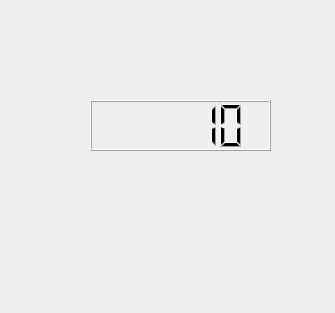
<?xml version="1.0" encoding="UTF-8"?>
<ui version="4.0">
 <class>Widget</class>
 <widget class="QWidget" name="Widget">
  <property name="geometry">
   <rect>
    <x>0</x>
    <y>0</y>
    <width>335</width>
    <height>313</height>
   </rect>
  </property>
  <property name="windowTitle">
   <string>Widget</string>
  </property>
  <widget class="QLCDNumber" name="lcdNumber">
   <property name="geometry">
    <rect>
     <x>90</x>
     <y>100</y>
     <width>181</width>
     <height>51</height>
    </rect>
   </property>
   <property name="intValue" stdset="0">
    <number>10</number>
   </property>
  </widget>
 </widget>
 <resources/>
 <connections/>
</ui>
